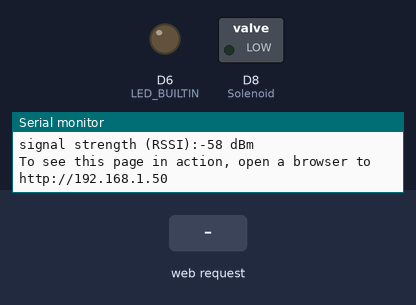
The sketch below on a simulated Arduino MKR. Shown: switched loads named in the sketch (green lamp = pin HIGH), output pins drawn as LEDs (lit = HIGH), the last lines printed to the serial monitor. Dashed ring = blinking. Inputs (shaded band) come from the test bench. WiFi joins after 1.5 s; servers stay silent unless stated.

Above: at 12.7 s.
12.8 s: HTTP request GET /H received
At 13.85 s:
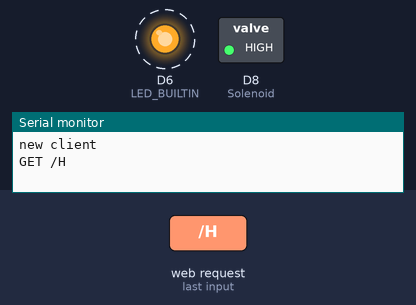
At 20.0 s:
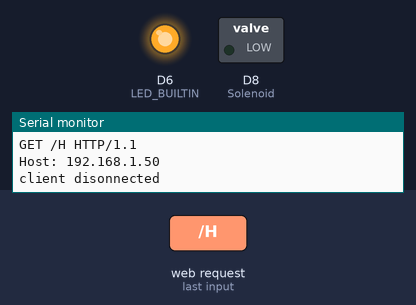
Timing chart, 0 to 21.5 s (numbered marks = the images above; inputs shaded):
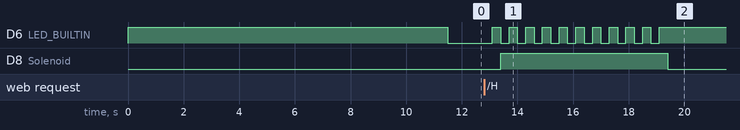

The sketch:

qr-webserver-0829.ino
```cpp
#include <WiFi101.h>
#include <WiFiClient.h>
#include <WiFiServer.h>
#include <WiFiSSLClient.h>
#include <WiFiUdp.h>

/*
 * This example is modified from the original file
 * https://github.com/arduino-libraries/WiFi101/blob/master/examples/SimpleWebServerWiFi/SimpleWebServerWiFi.ino
 */
#include <SPI.h>
#include <WiFi101.h>

char ssid[] = "oysterYS";      //  your network SSID (name)
char pass[] = "52005200ys";   // your network password
int keyIndex = 0;                 // your network key Index number (needed only for WEP)
int ledpin = 6;
bool val = true;

const int Solenoid =  8;      // the number of the Solenoid pin

int status = WL_IDLE_STATUS;
WiFiServer server(80);


 //Door sensor
#define SENS  4  // Door sensorf
int sensorState = 0; // variable for reading the Door Sensor status
// constants
const int buttonPin = 2;     // the number of the pushbutton pin


void setup() {
  Serial.begin(9600);      // initialize serial communication
  Serial.print("MKR1000's WEB SERVER start 0829 ");
  pinMode(SENS, INPUT);
  digitalWrite(SENS, HIGH);
  pinMode(LED_BUILTIN, OUTPUT);
  pinMode(Solenoid, OUTPUT);

  // Check for the presence of the shield
  Serial.print("WiFi101 shield: ");
  if (WiFi.status() == WL_NO_SHIELD) {
    Serial.println("NOT PRESENT");
    return; // don't continue
  }
  Serial.println("DETECTED");
  // attempt to connect to Wifi network:
  while ( status != WL_CONNECTED) {
    digitalWrite(LED_BUILTIN, LOW);
    Serial.print("Attempting to connect to Network named: ");
    Serial.println(ssid);                   // print the network name (SSID);
    digitalWrite(LED_BUILTIN, HIGH);
    // Connect to WPA/WPA2 network. Change this line if using open or WEP network:
    status = WiFi.begin(ssid, pass);
    // wait 10 seconds for connection:
    delay(10000);
  }
  server.begin();                           // start the web server on port 80
  printWifiStatus();                        // you're connected now, so print out the status
  digitalWrite(LED_BUILTIN, LOW);
}
void loop() {
  WiFiClient client = server.available();   // listen for incoming clients

  if (client) {                             // if you get a client,
    Serial.println("new client");           // print a message out the serial port
    String currentLine = "";                // make a String to hold incoming data from the client
    while (client.connected()) {            // loop while the client's connected
      if (client.available()) {             // if there's bytes to read from the client,
        char c = client.read();             // read a byte, then
        Serial.write(c);                    // print it out the serial monitor
        if (c == '\n') {                    // if the byte is a newline character

          // if the current line is blank, you got two newline characters in a row.
          // that's the end of the client HTTP request, so send a response:
          if (currentLine.length() == 0) {
            // HTTP headers always start with a response code (e.g. HTTP/1.1 200 OK)
            // and a content-type so the client knows what's coming, then a blank line:
            client.println("HTTP/1.1 200 OK");
            client.println("Content-type:text/html");
            client.println();

            // the content of the HTTP response follows the header:
            client.print("<span style='font-size:10rem'><a href=\"/H\">OPEN</a></span>");

            // The HTTP response ends with another blank line:
            client.println();
            // break out of the while loop:
            break;
          }
          else {      // if you got a newline, then clear currentLine:
            currentLine = "";
          }
        }
        else if (c != '\r') {    // if you got anything else but a carriage return character,
          currentLine += c;      // add it to the end of the currentLine
        }

        // Check to see if the client request was "GET /H" or "GET /L":
        if (currentLine.endsWith("GET /H")) {
              open();
              digitalWrite(Solenoid, LOW);
        }
        if (currentLine.endsWith("GET /L")) {
          digitalWrite(LED_BUILTIN, LOW);             // GET /L turns the LED off
        }
      }
    }
    // close the connection:
    client.stop();
    Serial.println("client disonnected");
  }
}
 void open(){
   for (int i=0; i <= 10; i++){
          digitalWrite(LED_BUILTIN, LOW);    // turn the LED off by making the voltage LOW
          delay(300);
          digitalWrite(LED_BUILTIN, HIGH);   // turn the LED on (HIGH is the voltage level)
          delay(300);                       // wait for a second
          digitalWrite(Solenoid, HIGH); //open lock
    }
}

void printWifiStatus() {
  // print the SSID of the network you're attached to:
  Serial.print("SSID: ");
  Serial.println(WiFi.SSID());

  // print your WiFi shield's IP address:
  IPAddress ip = WiFi.localIP();
  Serial.print("IP Address: ");
  Serial.println(ip);

  // print the received signal strength:
  long rssi = WiFi.RSSI();
  Serial.print("signal strength (RSSI):");
  Serial.print(rssi);
  Serial.println(" dBm");
  // print where to go in a browser:
  Serial.print("To see this page in action, open a browser to http://");
  Serial.println(ip);
}
```

Measured:
- after the input at 12.8 s, D6 (LED_BUILTIN): alternates HIGH for 0.30 s and LOW for 0.30 s, 21 changes in all, then stays HIGH, starting after 0.30 s; D8 (Solenoid): LOW → HIGH after 0.60 s, → LOW 6.0 s later
